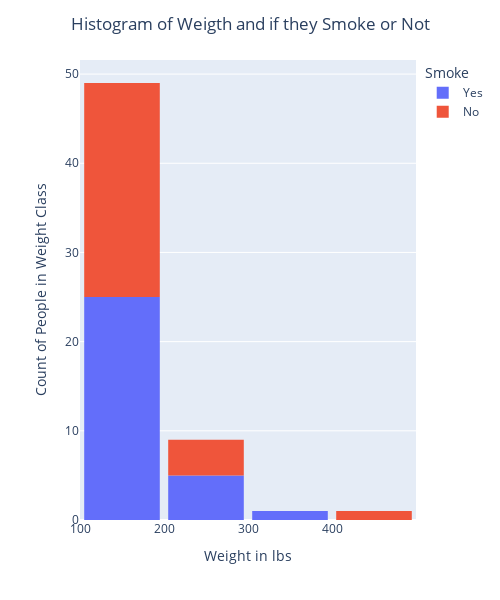

Source (notebook cell):
### Code cell
fig = px.histogram(DF_new,
                  x='weight',
                  nbins=5,
                  color='Smoke')

fig.update_layout(bargap=0.1,
                  title='Histogram of Weigth and if they Smoke or Not',
                  title_x=0.5,
                  xaxis_title="Weight in lbs",
                  yaxis_title="Count of People in Weight Class",
                  autosize=True,
                  width=500,
                  height=600)

fig.show()

### Figure 1 — Plotly figure (JSON) as saved in the notebook; plotly's stock layout.template omitted (floating-point values rounded to 4 significant figures)
{"data": [{"bingroup": "x", "hovertemplate": "Smoke=Yes<br>weight=%{x}<br>count=%{y}<extra></extra>", "legendgroup": "Yes", "marker": {"color": "#636efa", "pattern": {"shape": ""}}, "name": "Yes", "nbinsx": 5, "orientation": "v", "showlegend": true, "type": "histogram", "x": [265, 137, 159, 125, 175, 104, 140, 188, 120, 170, 164, 170, 300, 192, 195, 145, 165, 140, 200, 120, 180, 135, 180, 195, 160, 200, 154, 192, 200, 210, 199], "xaxis": "x", "yaxis": "y"}, {"bingroup": "x", "hovertemplate": "Smoke=No<br>weight=%{x}<br>count=%{y}<extra></extra>", "legendgroup": "No", "marker": {"color": "#EF553B", "pattern": {"shape": ""}}, "name": "No", "nbinsx": 5, "orientation": "v", "showlegend": true, "type": "histogram", "x": [150, 145, 170, 290, 120, 140, 170, 198, 130, 175, 155, 400, 145, 220, 170, 151, 120, 175, 115, 210, 135, 148, 230, 160, 132, 165, 160, 175, 165], "xaxis": "x", "yaxis": "y"}], "layout": {"autosize": true, "bargap": 0.1, "barmode": "relative", "height": 600, "legend": {"title": {"text": "Smoke"}, "tracegroupgap": 0}, "margin": {"t": 60}, "title": {"text": "Histogram of Weigth and if they Smoke or Not", "x": 0.5}, "width": 500, "xaxis": {"anchor": "y", "domain": [0, 1], "title": {"text": "Weight in lbs"}}, "yaxis": {"anchor": "x", "domain": [0, 1], "title": {"text": "Count of People in Weight Class"}}}}
